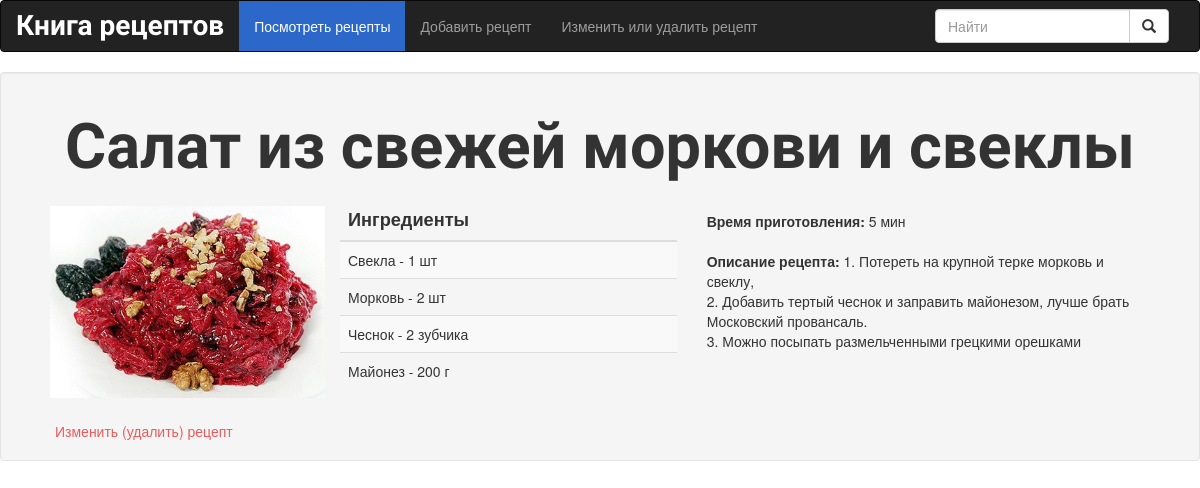
/index.php?id=5, run on the app's committed database.
### tables this page shows
CREATE TABLE `recipe` (
  `recipe_id` int(4) NOT NULL,
  `title` varchar(255) NOT NULL,
  `description` text NOT NULL,
  `cook_time` varchar(10) NOT NULL,
  `img_src` varchar(255) NOT NULL
);

CREATE TABLE `ingredients` (
  `id` int(4) NOT NULL,
  `recipe_id` int(4) NOT NULL,
  `ingredient` varchar(40) NOT NULL,
  `amount` varchar(10) DEFAULT NULL,
  `measurement` varchar(20) DEFAULT NULL
);

### inc/functions.php (called while the page is built, shortened)
<?php
function get_title($db, $id){
    try{
        $query = 'SELECT title
                    FROM recipe
                    WHERE recipe_id = :id';
        $statement = $db->prepare($query);
        $statement->bindParam(':id', $id, PDO::PARAM_INT);
        $statement->execute();
    }catch(Exception $e){
        echo "Не могу показать название";
        exit;
    }
    $title = $statement->fetch(PDO::FETCH_ASSOC);
    foreach($title as $item){
        return $item;
    }
}
function get_description($db, $id){
    try{
        $query = 'SELECT description
                    FROM recipe
                    WHERE recipe_id = :id';
        $statement = $db->prepare($query);
        $statement->bindParam(':id', $id, PDO::PARAM_INT);
        $statement->execute();
    }catch(Exception $e){
        echo "Не могу показать Название рецепты";
        exit;
    }
    $description = $statement->fetch(PDO::FETCH_ASSOC);
    foreach($description as $item){
        return $item;
    }
}
function get_image($db, $id){
    try{
        $query = 'SELECT img_src
                    FROM recipe
                    WHERE recipe_id = :id';
        $statement = $db->prepare($query);
        $statement->bindParam(':id', $id, PDO::PARAM_INT);
        $statement->execute();
    }catch(Exception $e){
        echo "Не могу показать картинку. Ее, похоже, нет";
        exit;
    }
    return $statement->fetch(PDO::FETCH_ASSOC);
}
function get_ingredients($db, $id){
    try{
    $query = 'SELECT ingredient, amount, measurement
    			FROM ingredients
    			WHERE recipe_id = :id';
    $statement = $db->prepare($query);
    $statement->bindParam(':id', $id,PDO::PARAM_INT);
    $statement->execute();
    }catch(Exception $e){
        echo "Не могу отобразить Ингредиенты";
        exit;
    }
    return $statement->fetchAll(PDO::FETCH_ASSOC);
}
function get_cook_time($db, $id){
    $query = 'SELECT cook_time
              FROM recipe
              WHERE recipe_id = :id';
    try{
        $statement = $db->prepare($query);
        $statement->bindParam(':id',$id,PDO::PARAM_INT);
        $statement->execute();
    }catch(Exception $e){
        echo "Не могу отобразить время приготовления";
        exit;
    }
    return $statement->fetchAll(PDO::FETCH_ASSOC);
}
?>

### inc/view_chosen_recipe.php (the view)
<div class=" jumbotron well">
    <div class="container">
        <h1><?php echo $recipeTitle; ?></h1>
        <div class="container">
            <div class="col-md-3" style="padding-left: 0px;  padding-right: 0px; padding-top: 15px;">
                <img src='<?php
                    $image = get_image($db, $id);
                    foreach($image as $item){
                        if($item != 'NULL' && $item !=""){
                              echo $item;
                        }else{
                            echo "/images/No_Image_Taken.jpg";
                        }
                    }
                ?>' alt="'Фото <?php echo $recipeTitle; ?>" class="img-responsive">
                        <br>
                <a href="modify-recipe.php?id=<?php echo $id; ?>"><div class="button--delete">Изменить (удалить) рецепт</div></a>
            </div>
            <div class="col-md-4">
                <table class="table table-striped">
                    <thead>
                        <tr >
                            <th style="padding-top: 15px;">Ингредиенты</th>
                        </tr>
                    </thead>
                    <tbody>
                        <?php
                        $ingredients = get_ingredients($db, $id);
                        foreach ($ingredients as $item){
                            echo "<tr><td>";
                            echo $item['ingredient']." - ";
                            echo $item['amount']." ";
                            if ($item['measurement'] != "NULL"){
                              echo $item['measurement']." ";
                            }
                            echo "</td></tr>";
                        }
                        ?>
                    </tbody>
                </table>
            </div>
            <div class="col-md-5">
                <br><b>Время приготовления: </b>
                    <?php
                    $cookTime = get_cook_time($db, $id);
                    foreach ($cookTime as $item){
                        echo $item['cook_time'];
                                       }
                    ?>
                <br>
                <br>
                <b>Описание рецепта:</b>
                <?php echo nl2br($description);
                ?>
            </div>
        </div>
    </div>
</div>

### css/style.css (style rules this page uses)
html { position: relative; min-height: 100%; }
body { margin: 0 0 100px; background: url(../images/bg-body.jpg); }
h1, h2 { font-family: 'Changa', sans-serif; font-weight: bold; text-align: center; }
th { font-size: 1.3em; }
.button--delete { border:0; background:transparent; padding:0; margin-top:3px; margin-left: 5px; font-size:14px; color:#ed5a5a; }

### data on the page
recipe: title "Салат из свежей моркови и свеклы", img_src (picture), cook_time "5 мин", description "1. Потереть на крупной терке морковь и свеклу, 2. Добавить тертый чеснок и заправить майонезом, лучше брать Московский провансаль. 3. Можно посыпать размельченными грецкими орешками"
ingredients: ingredient "Свекла", amount "1", measurement "шт"
ingredients: ingredient "Морковь", amount "2", measurement "шт"
ingredients: ingredient "Чеснок", amount "2", measurement "зубчика"
ingredients: ingredient "Майонез", amount "200", measurement "г"

### other printed values
$siteTitle "Книга рецептов"
